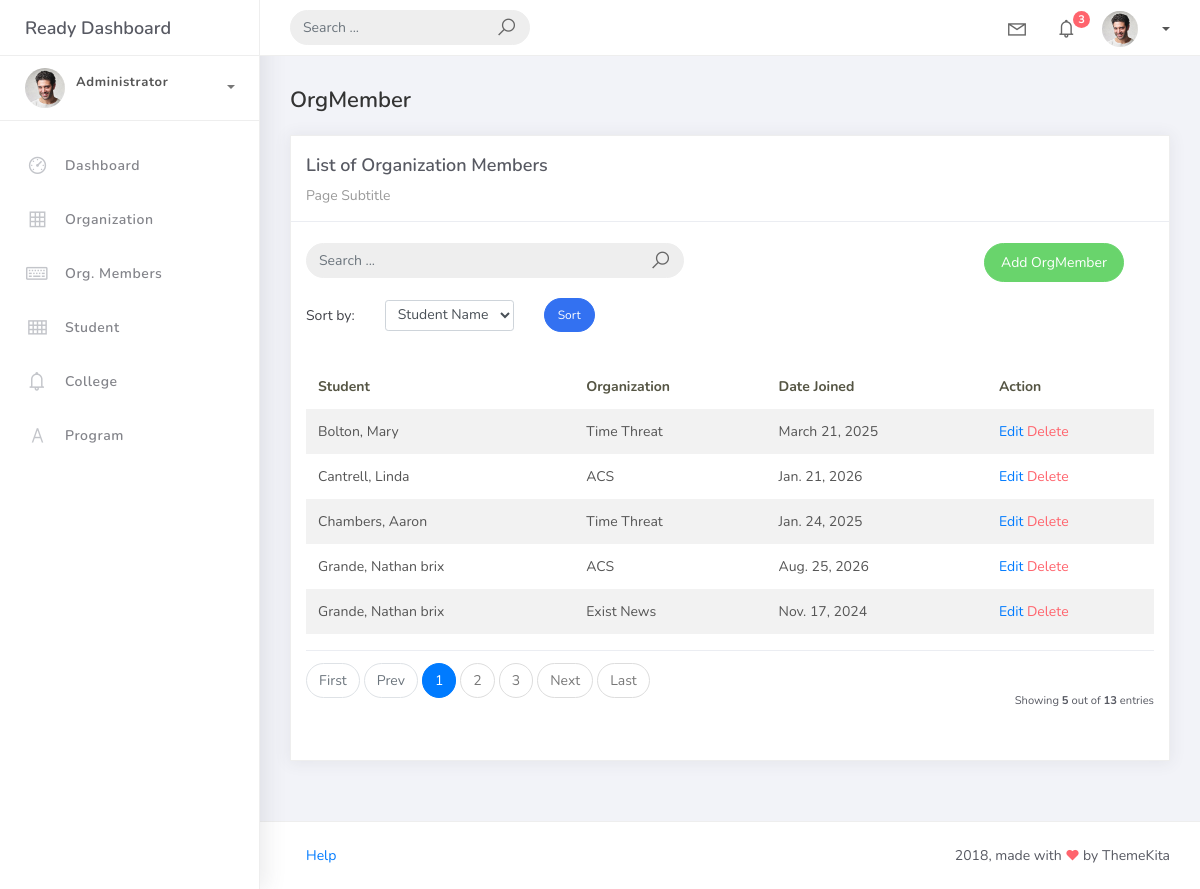
Screenshot of /orgmember_list/ with the database file from the repository.
### studentorg/models.py (models this page shows, shortened)
class BaseModel(models.Model):
    created_at = models.DateTimeField(auto_now_add=True, db_index=True)
    updated_at = models.DateTimeField(auto_now=True)
    class Meta:
        abstract = True

class OrgMember(BaseModel):
    student = models.ForeignKey(Student, on_delete=models.CASCADE)
    organization = models.ForeignKey(Organization, on_delete=models.CASCADE)
    date_joined = models.DateField()

class Student(BaseModel):
    student_id = models.CharField(max_length=15)
    lastname = models.CharField(max_length=25)
    firstname = models.CharField(max_length=25)
    middlename = models.CharField(max_length=25, blank=True, null=True)
    program = models.ForeignKey(Program, on_delete=models.CASCADE)

class Organization(BaseModel):
    name = models.CharField(max_length=250)
    college = models.ForeignKey(College, null=True, blank=True, on_delete=models.CASCADE)
    description = models.CharField(max_length=500)

### studentorg/views.py (the view, shortened to what this page needs)
# urls.py: path("orgmember_list/", OrgMemberListView.as_view(), name="orgmember-list"),
class OrgMemberListView(ListView):
    model = OrgMember
    template_name = "orgmember_list.html"
    paginate_by = 5
    def get_queryset(self):
        qs = super().get_queryset()
        query = self.request.GET.get("q")
        return qs
    def get_ordering(self):
        allowed = [
            "student__lastname",
            "date_joined"
        ]
        sort_by = self.request.GET.get("sort_by")
        if sort_by == "student_name":
            return ["student__lastname", "student__firstname"]
        if sort_by in allowed:
            return sort_by
        return "student__lastname"

### templates/orgmember_list.html (shortened to what this page needs)
{% extends 'base.html' %}
{% load static %}
{% block content %}
<div class="content">
    <div class="container-fluid">
        <h4 class="page-title">OrgMember</h4>
        <div class="row">
            <div class="col-md-12">
                <div class="card">
                    <div class="card-header">
                        <div class="card-title">List of Organization Members</div>
                        <div class="card-category">Page Subtitle</div>
                    </div>
                    <br />
                    <div class="col-md-12 row">
                        <div class="col-md-6">
                            <form class="navbar-left navbar-form nav-search mr-md-3"
                                  action="{% url 'orgmember-list' %}"
                                  method="get">
                                <div class="input-group">
                                    <input type="text"
                                           placeholder="Search ..."
                                           class="form-control"
                                           name="q"
                                           value="{{ request.GET.q }}">
                                    <div class="input-group-append">
                                        <span class="input-group-text">
                                            <i class="la la-search search-icon"></i>
                                        </span>
                                    </div>
                                </div>
                            </form>
                        </div>
                        <div class="col-md-6">
                            <div class="pull-right">
                                <a href="{% url 'orgmember-add' %}"
                                   class="btn btn-success btn-rounded">
                                    Add OrgMember
                                </a>
                            </div>
                        </div>
                    </div>
                    <div class="col-md-12 mt-3">
                        <form method="get" class="row g-2 align-items-center">
                            <div class="col-auto">
                                <label for="sortSelect" class="col-form-label">
                                    Sort by:
                                </label>
                            </div>
                            <div class="col-auto">
                                <select class="form-control form-control-sm"
                                        id="sortSelect"
                                        name="sort_by">
                                    <option value="student_name"
                                        {% if request.GET.sort_by == "student_name" %}selected{% endif %}>
                                        Student Name
                                    </option>
                                </select>
                            </div>
                            <div class="col-auto">
                                <button type="submit"
                                        class="btn btn-primary btn-sm btn-rounded">
                                    Sort
                                </button>
                            </div>
                        </form>
                    </div>
                    <div class="card-body">
                        <table class="table table-striped mt-3">
                            <thead>
                                <tr>
                                    <th scope="col">Student</th>
                                    <th scope="col">Organization</th>
                                    <th scope="col">Date Joined</th>
                                    <th scope="col">Action</th>
                                </tr>
                            </thead>
                            <tbody>
                                {% for object in object_list %}
                                <tr>
                                    <td>
                                        {{ object.student.lastname }}, {{ object.student.firstname }}
                                    </td>
                                    <td>
                                        {{ object.organization.name }}
                                    </td>
                                    <td>
                                        {{ object.date_joined }}
                                    </td>
                                    <td>
                                        <a href="{% url 'orgmember-update' object.id %}">
                                            Edit
                                        </a>
                                        <a href="{% url 'orgmember-delete' object.id %}"
                                           class="text-danger">
                                            Delete
                                        </a>
                                    </td>
                                </tr>
                                {% endfor %}
                            </tbody>
                        </table>
                        {% include 'includes/pagination.html' %}
                    </div>
                </div>
            </div>
        </div>
    </div>
</div>
{% endblock %}

### rows the page displays
OrgMember: student.lastname "Bolton", student.firstname "Mary", organization.name "Time Threat", date_joined "March 21, 2025"
OrgMember: student.lastname "Cantrell", student.firstname "Linda", organization.name "ACS", date_joined "Jan. 21, 2026"
OrgMember: student.lastname "Chambers", student.firstname "Aaron", organization.name "Time Threat", date_joined "Jan. 24, 2025"
OrgMember: student.lastname "Grande", student.firstname "Nathan brix", organization.name "ACS", date_joined "Aug. 25, 2026"
OrgMember: student.lastname "Grande", student.firstname "Nathan brix", organization.name "Exist News", date_joined "Nov. 17, 2024"

### other values shown
{{ page_num }} "1"
{{ page_num }} "2" "3"
{{ object_list.count }} "5"
{{ paginator.count }} "13"
